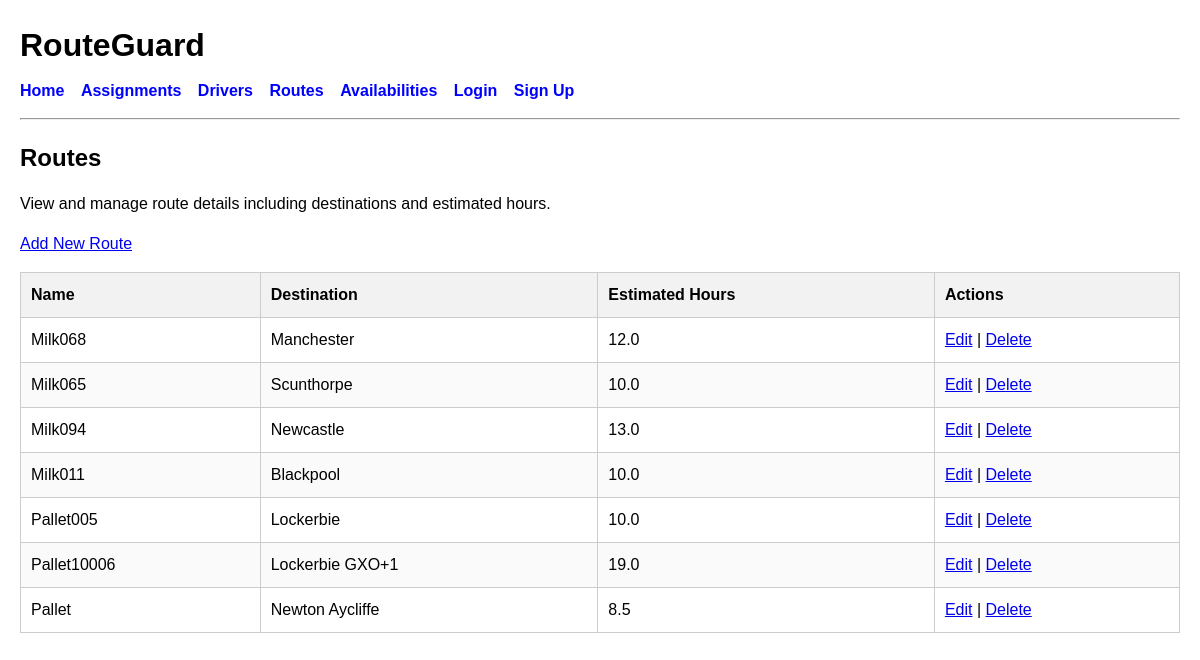
The app's page /routes/ with its own data.
### planner/models.py (models this page shows, shortened)
class Route(models.Model):
    name = models.CharField(max_length=100)
    destination = models.CharField(max_length=100)
    estimated_hours = models.DecimalField(max_digits=4, decimal_places=1)

### planner/views.py (the view)
# urls.py: path("routes/", views.route_list, name="route_list"),
def route_list(request):
    routes = Route.objects.all()
    return render(
        request,
        "planner/route_list.html",
        {"routes": routes},
    )

### planner/templates/planner/route_list.html
{% extends "base.html" %}
{% block content %}
<h2>Routes</h2>
<p>View and manage route details including destinations and estimated hours.</p>
<p><a href="{% url 'create_route' %}">Add New Route</a></p>
{% if routes %}
    <table>
        <thead>
            <tr>
                <th>Name</th>
                <th>Destination</th>
                <th>Estimated Hours</th>
                <th>Actions</th>
            </tr>
        </thead>
        <tbody>
            {% for route in routes %}
                <tr>
                    <td>{{ route.name }}</td>
                    <td>{{ route.destination }}</td>
                    <td>{{ route.estimated_hours }}</td>
                    <td>
                        <a href="{% url 'edit_route' route.id %}">Edit</a>
                        |
                        <a href="{% url 'delete_route' route.id %}">Delete</a>
                </tr>
            {% endfor %}
        </tbody>
    </table>
{% else %}
    <p>No routes have been added yet.</p>
{% endif %}
{% endblock %}

### static/css/style.css (style rules this page uses)
body { font-family: Arial, sans-serif; margin: 20px; line-height: 1.5; }
h1, h2 { margin-bottom: 10px; }
table { width: 100%; border-collapse: collapse; margin-top: 15px; margin-bottom: 20px; }
th, td { border: 1px solid #ccc; padding: 10px; text-align: left; }
th { background-color: #f2f2f2; }
tr:nth-child(even) { background-color: #fafafa; }

### records on screen
Route: name "Milk068", destination "Manchester", estimated_hours "12.0"
Route: name "Milk065", destination "Scunthorpe", estimated_hours "10.0"
Route: name "Milk094", destination "Newcastle", estimated_hours "13.0"
Route: name "Milk011", destination "Blackpool", estimated_hours "10.0"
Route: name "Pallet005", destination "Lockerbie", estimated_hours "10.0"
Route: name "Pallet10006", destination "Lockerbie GXO+1", estimated_hours "19.0"
Route: name "Pallet", destination "Newton Aycliffe", estimated_hours "8.5"
